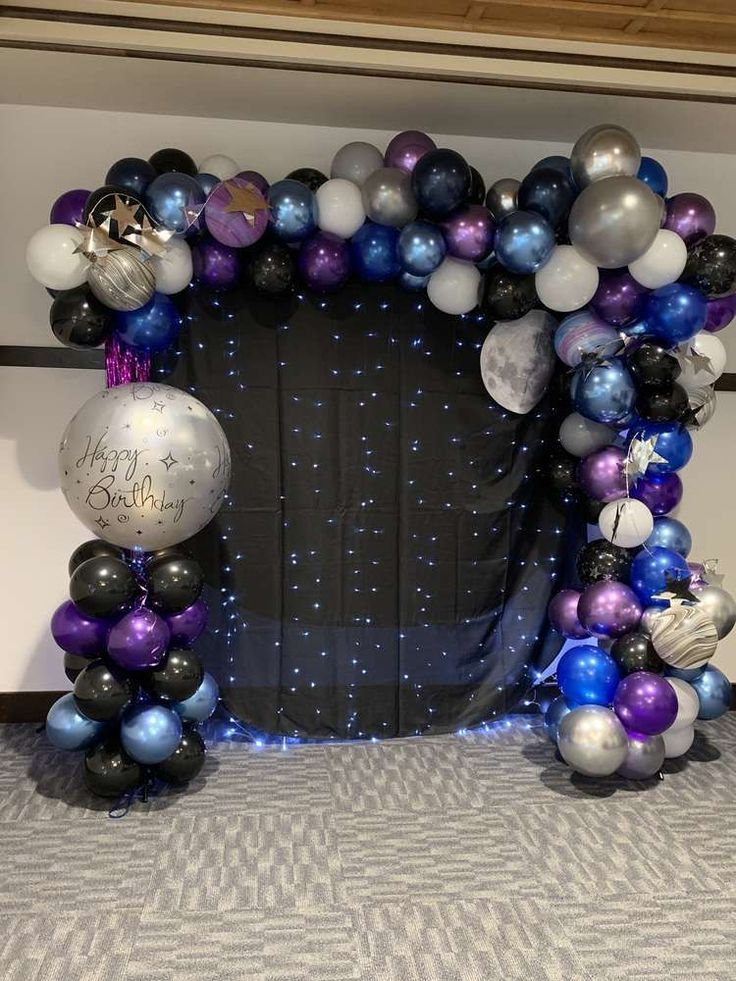
#> input picture .verification-snapshot/src/descarga.jpg, 736 x 981 px, given in place of case-001-ref.png, which was not available
$ python rejilla.py ../../src/descarga.jpg
#> lines starting #> are read from the running program, lines starting #| are printed output that depends on the picture; pictures that were not available may be replaced by others from this repository, and a replacement may not be noted
from PIL import Image, ImageDraw
import sys
# Carpeta de trabajo: primer argumento o la actual (nunca una ruta fija).
import os
S = sys.argv[1] if len(sys.argv) > 1 else os.getcwd()
def g(n):
#> called with n = 1
    im=Image.open(f"case-00{n}-ref.png").convert("RGB"); z=2
#> in g, im is the input picture: PIL image 736x981 RGB; mean R, G, B 108.7, 101.9, 100.1
    im=im.resize((im.width*z,im.height*z),Image.LANCZOS); d=ImageDraw.Draw(im)
    for x in range(0,im.width//z,40):
        d.line([(x*z,0),(x*z,im.height)],fill=(255,255,0),width=1); d.text((x*z+2,2),str(x),fill=(255,255,0))
    for y in range(0,im.height//z,40):
        d.line([(0,y*z),(im.width,y*z)],fill=(0,255,255),width=1); d.text((2,y*z+2),str(y),fill=(0,255,255))
    return im
for a,b in [(1,3),(4,5),(7,8),(2,6)]:
    A,B=g(a),g(b); c=Image.new("RGB",(A.width+B.width+6,max(A.height,B.height)))
#> after `A, B = (g(a), g(b))`:
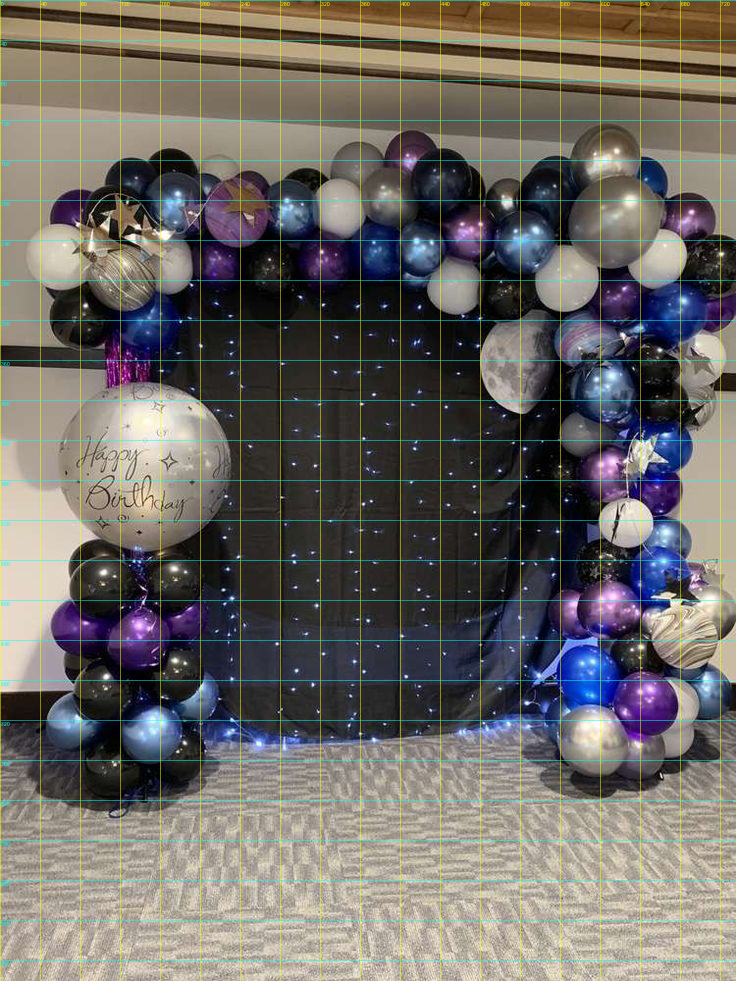
#> A: PIL image 1472x1962 RGB (shown at 1/2 size); mean R, G, B 109.1, 105.9, 100.8
#> after `c = Image.new('RGB', (A.width + B.width + 6, max(A.height, B.height)))`: c: PIL image 2950x1962 RGB; every value is 0
    c.paste(A,(0,0)); c.paste(B,(A.width+6,0)); c.save(f"{S}\g{a}{b}.png")
#> after `c.paste(A, (0, 0))`:
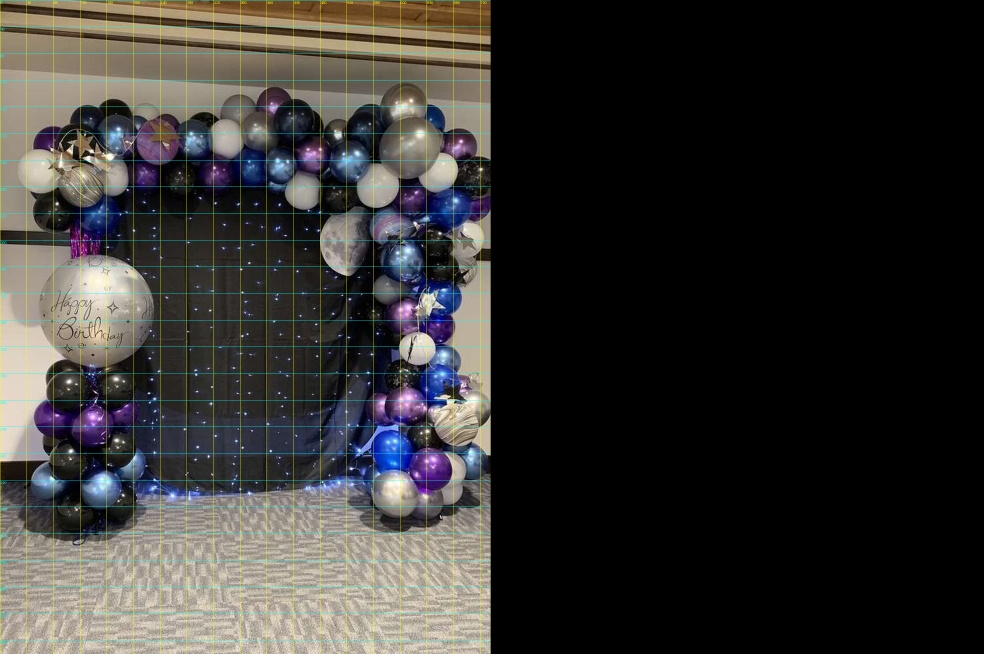
#> c: PIL image 2950x1962 RGB (shown at 1/3 size); mean R, G, B 54.4, 52.8, 50.3
#> after `c.paste(B, (A.width + 6, 0))`:
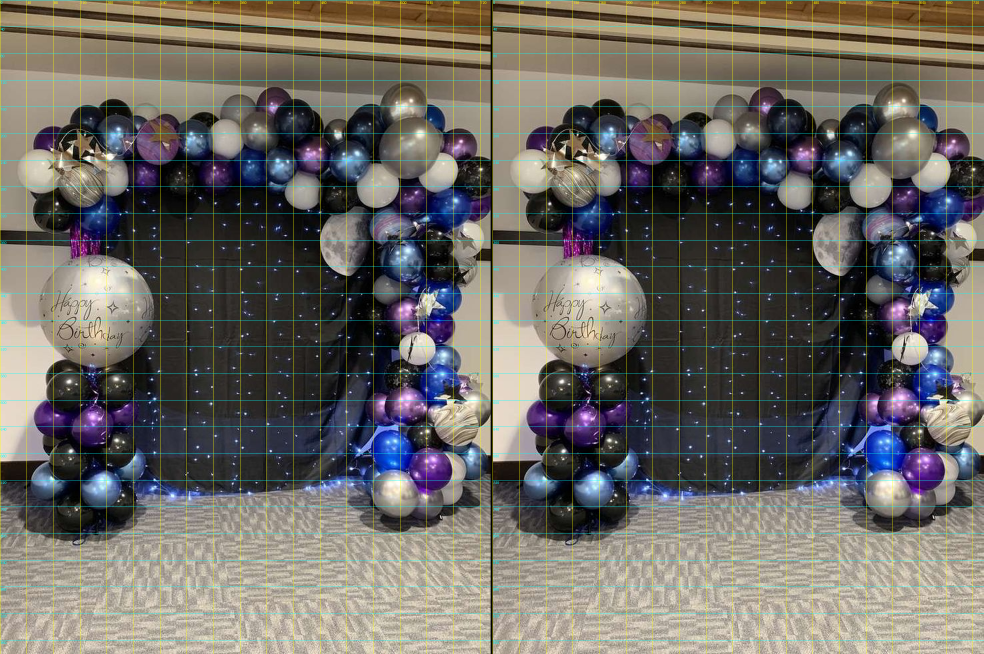
#> c: PIL image 2950x1962 RGB (shown at 1/3 size); mean R, G, B 108.9, 105.6, 100.6
#> (the run stopped early here; a loop or call above may not have finished)
